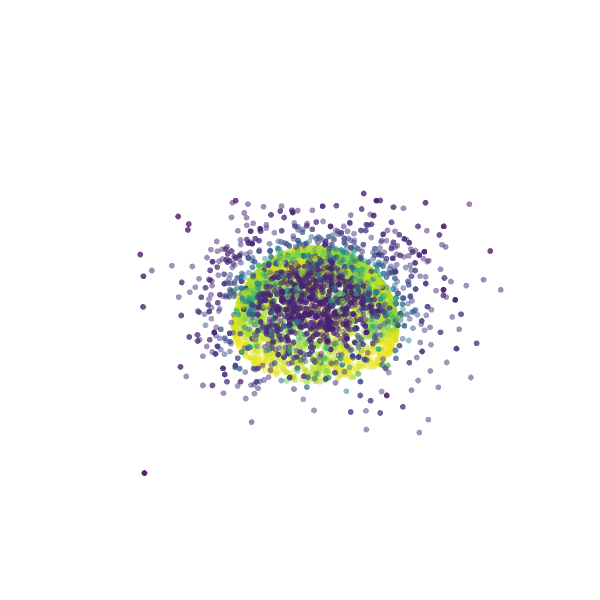

Notebook code cell kept with this figure:
### Code cell
fig = go.Figure()
fig.add_trace(go.Scatter3d(x=x[:, 0], y=x[:, 1], z=x[:, 2], mode='markers',
                           marker=dict(size=2, color=prob, colorscale='Viridis', opacity=0.5),
                           name="positive"))

fig.update_scenes(
    dict(
        xaxis=dict(showgrid=False, zeroline=False, showline=False, showticklabels=False, 
                   ticks="", title="", backgroundcolor='white'),
        yaxis=dict(showgrid=False, zeroline=False, showline=False, showticklabels=False, 
                   ticks="", title="",backgroundcolor='white'),
        zaxis=dict(showgrid=False, zeroline=False, showline=False, showticklabels=False, 
                   ticks="",title="", backgroundcolor='white'),
        bgcolor='white'
    )
)

# update font to Helvetica
fig.update_layout(
    font=dict(family='Helvetica', size=12),
    height=600,
    width=600,
    margin=dict(l=0, r=0, b=0, t=0))

### Figure 1 — Plotly figure (JSON) as saved in the notebook; plotly's stock layout.template omitted (floating-point values rounded to 4 significant figures; data arrays with more than 128 entries replaced by an {"elided": "..."} marker saying what was removed)
{"data": [{"marker": {"color": {"elided": "5500 float values"}, "colorscale": [[0, "#440154"], [0.1111, "#482878"], [0.2222, "#3e4989"], [0.3333, "#31688e"], [0.4444, "#26828e"], [0.5556, "#1f9e89"], [0.6667, "#35b779"], [0.7778, "#6ece58"], [0.8889, "#b5de2b"], [1, "#fde725"]], "opacity": 0.5, "size": 2}, "mode": "markers", "name": "positive", "type": "scatter3d", "x": {"elided": "5500 float values"}, "y": {"elided": "5500 float values"}, "z": {"elided": "5500 float values"}}], "layout": {"font": {"family": "Helvetica", "size": 12}, "height": 600, "margin": {"b": 0, "l": 0, "r": 0, "t": 0}, "scene": {"bgcolor": "white", "xaxis": {"backgroundcolor": "white", "showgrid": false, "showline": false, "showticklabels": false, "ticks": "", "title": {"text": ""}, "zeroline": false}, "yaxis": {"backgroundcolor": "white", "showgrid": false, "showline": false, "showticklabels": false, "ticks": "", "title": {"text": ""}, "zeroline": false}, "zaxis": {"backgroundcolor": "white", "showgrid": false, "showline": false, "showticklabels": false, "ticks": "", "title": {"text": ""}, "zeroline": false}}, "width": 600}}
